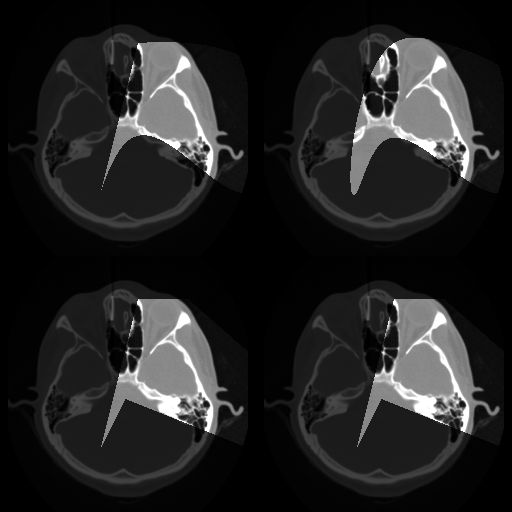

This figure's Python source:
#!/usr/bin/env python

# Test vtkLassoStencilSource with polygon and spline shapes.

# Factory overrides
import vtkmodules.vtkInteractionStyle  # noqa: F401
import vtkmodules.vtkRenderingFreeType  # noqa: F401
import vtkmodules.vtkRenderingOpenGL2  # noqa: F401

import os

from vtkmodules.vtkCommonCore import vtkPoints
from vtkmodules.vtkIOImage import vtkPNGReader
from vtkmodules.vtkImagingCore import vtkImageShiftScale
from vtkmodules.vtkImagingStencil import (
    vtkImageStencil,
    vtkLassoStencilSource,
)
from vtkmodules.vtkRenderingCore import (
    vtkActor2D,
    vtkImageMapper,
    vtkRenderWindow,
    vtkRenderWindowInteractor,
    vtkRenderer,
)

# Read image
reader = vtkPNGReader()
reader.SetDataSpacing(0.8, 0.8, 1.5)
reader.SetDataOrigin(0.0, 0.0, 0.0)
data_dir = os.environ.get("VPE_DATA_DIR", os.path.dirname(os.path.abspath(__file__)))

reader.SetFileName(os.path.join(data_dir, "fullhead15.png"))
reader.Update()

# Dimmed background
shift_scale = vtkImageShiftScale()
shift_scale.SetInputConnection(reader.GetOutputPort())
shift_scale.SetScale(0.2)
shift_scale.Update()

# Polygon points (closed)
points1 = vtkPoints()
points1.InsertNextPoint(80, 50, 0)
points1.InsertNextPoint(100, 90, 0)
points1.InsertNextPoint(200, 50, 0)
points1.InsertNextPoint(230, 100, 0)
points1.InsertNextPoint(150, 170, 0)
points1.InsertNextPoint(110, 170, 0)
points1.InsertNextPoint(80, 50, 0)

# Polygon points (open)
points2 = vtkPoints()
points2.InsertNextPoint(80, 50, 0)
points2.InsertNextPoint(100, 90, 0)
points2.InsertNextPoint(200, 50, 0)
points2.InsertNextPoint(230, 100, 0)
points2.InsertNextPoint(150, 170, 0)
points2.InsertNextPoint(110, 170, 0)

# Polygon with slice points
roi_stencil1 = vtkLassoStencilSource()
roi_stencil1.SetShapeToPolygon()
roi_stencil1.SetSlicePoints(0, points1)
roi_stencil1.SetInformationInput(reader.GetOutput())

# Polygon with points
roi_stencil2 = vtkLassoStencilSource()
roi_stencil2.SetShapeToPolygon()
roi_stencil2.SetPoints(points2)
roi_stencil2.SetInformationInput(reader.GetOutput())

# Spline with points
roi_stencil3 = vtkLassoStencilSource()
roi_stencil3.SetShapeToSpline()
roi_stencil3.SetPoints(points1)
roi_stencil3.SetInformationInput(reader.GetOutput())

# Spline with slice points
roi_stencil4 = vtkLassoStencilSource()
roi_stencil4.SetShapeToSpline()
roi_stencil4.SetSlicePoints(0, points2)
roi_stencil4.SetInformationInput(reader.GetOutput())
roi_stencil4.Update()

# Apply stencils
stencil1 = vtkImageStencil()
stencil1.SetInputConnection(reader.GetOutputPort())
stencil1.SetBackgroundInputData(shift_scale.GetOutput())
stencil1.SetStencilConnection(roi_stencil1.GetOutputPort())

stencil2 = vtkImageStencil()
stencil2.SetInputConnection(reader.GetOutputPort())
stencil2.SetBackgroundInputData(shift_scale.GetOutput())
stencil2.SetStencilConnection(roi_stencil2.GetOutputPort())

stencil3 = vtkImageStencil()
stencil3.SetInputConnection(reader.GetOutputPort())
stencil3.SetBackgroundInputData(shift_scale.GetOutput())
stencil3.SetStencilConnection(roi_stencil3.GetOutputPort())

stencil4 = vtkImageStencil()
stencil4.SetInputConnection(reader.GetOutputPort())
stencil4.SetBackgroundInputData(shift_scale.GetOutput())
stencil4.SetStencilConnection(roi_stencil4.GetOutputPort())

# Mapper + Actor pairs
mapper_0 = vtkImageMapper()
mapper_0.SetInputConnection(stencil1.GetOutputPort())
mapper_0.SetColorWindow(2000)
mapper_0.SetColorLevel(1000)
mapper_0.SetZSlice(0)

actor_0 = vtkActor2D()
actor_0.SetMapper(mapper_0)

mapper_1 = vtkImageMapper()
mapper_1.SetInputConnection(stencil2.GetOutputPort())
mapper_1.SetColorWindow(2000)
mapper_1.SetColorLevel(1000)
mapper_1.SetZSlice(0)

actor_1 = vtkActor2D()
actor_1.SetMapper(mapper_1)

mapper_2 = vtkImageMapper()
mapper_2.SetInputConnection(stencil3.GetOutputPort())
mapper_2.SetColorWindow(2000)
mapper_2.SetColorLevel(1000)
mapper_2.SetZSlice(0)

actor_2 = vtkActor2D()
actor_2.SetMapper(mapper_2)

mapper_3 = vtkImageMapper()
mapper_3.SetInputConnection(stencil4.GetOutputPort())
mapper_3.SetColorWindow(2000)
mapper_3.SetColorLevel(1000)
mapper_3.SetZSlice(0)

actor_3 = vtkActor2D()
actor_3.SetMapper(mapper_3)

# Renderers in four viewports
renderer_0 = vtkRenderer()
renderer_0.AddViewProp(actor_0)
renderer_0.SetViewport(0.5, 0.0, 1.0, 0.5)

renderer_1 = vtkRenderer()
renderer_1.AddViewProp(actor_1)
renderer_1.SetViewport(0.0, 0.0, 0.5, 0.5)

renderer_2 = vtkRenderer()
renderer_2.AddViewProp(actor_2)
renderer_2.SetViewport(0.5, 0.5, 1.0, 1.0)

renderer_3 = vtkRenderer()
renderer_3.AddViewProp(actor_3)
renderer_3.SetViewport(0.0, 0.5, 0.5, 1.0)

# Window
render_window = vtkRenderWindow()
render_window.AddRenderer(renderer_0)
render_window.AddRenderer(renderer_1)
render_window.AddRenderer(renderer_2)
render_window.AddRenderer(renderer_3)
render_window.SetSize(512, 512)
render_window.SetWindowName("lasso stencil")

# Interactor
interactor = vtkRenderWindowInteractor()
interactor.SetRenderWindow(render_window)

interactor.Initialize()
interactor.Start()
